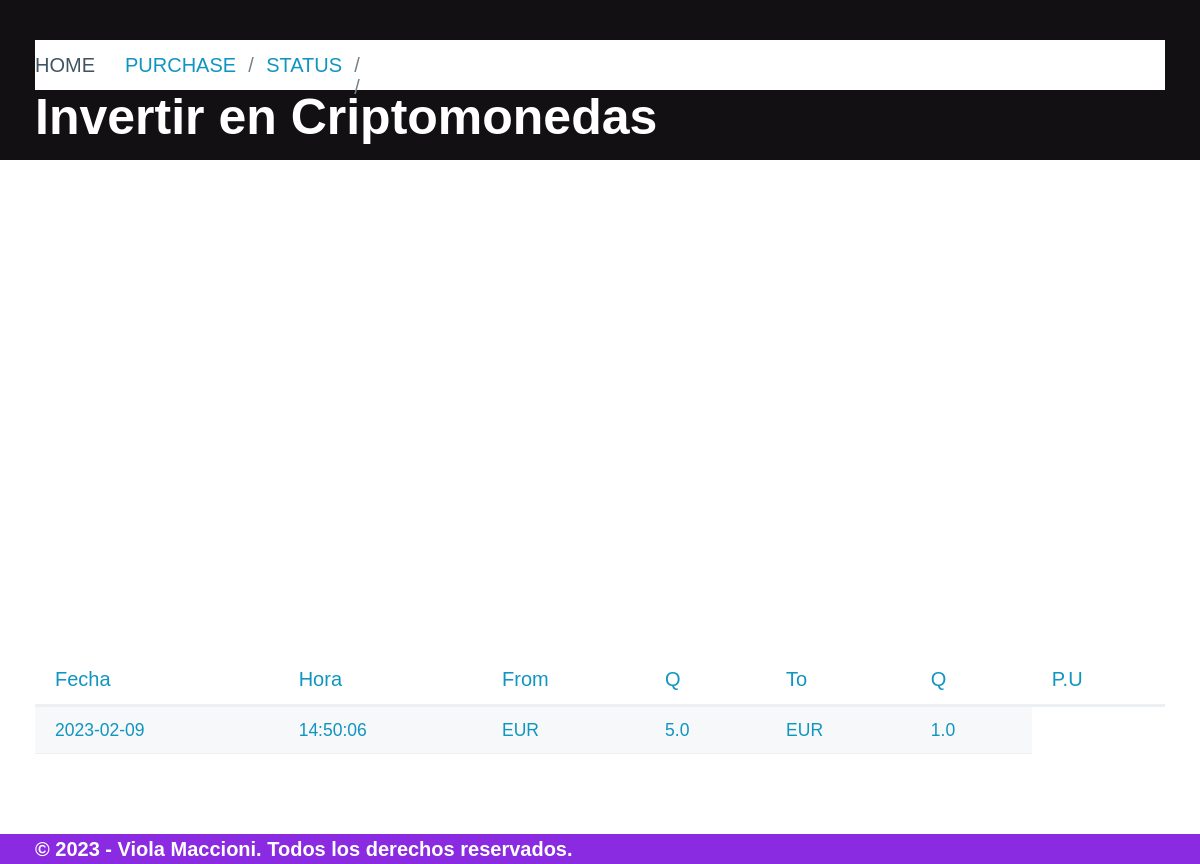
Before: / with the older database file.
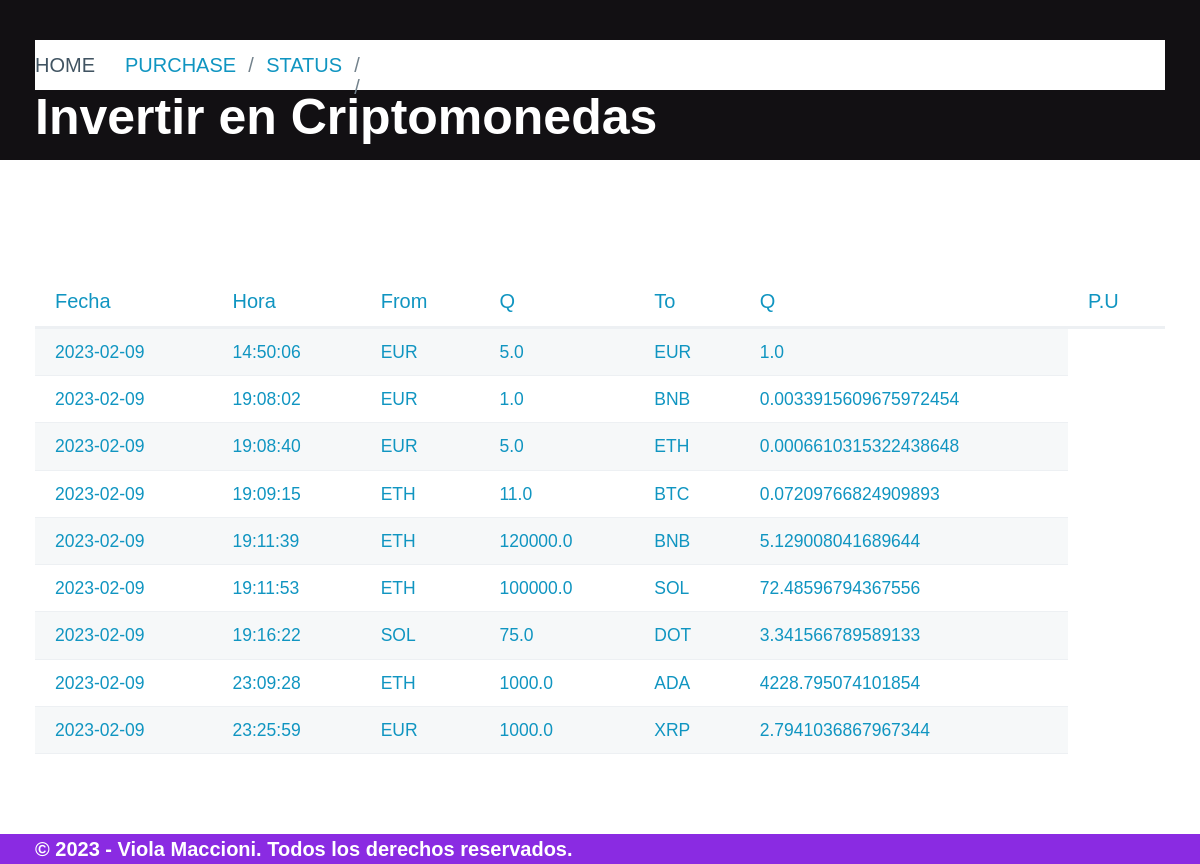
After: the same page with the newer database file.
### tables this page shows
CREATE TABLE "movements" (
	"id"	INTEGER,
	"date"	TEXT NOT NULL,
	"time"	TEXT NOT NULL,
	"moneda_from"	TEXT NOT NULL,
	"cantidad_from"	REAL NOT NULL,
	"moneda_to"	TEXT NOT NULL,
	"cantidad_to"	REAL NOT NULL,
	PRIMARY KEY("id" AUTOINCREMENT)
);

### registro_ig/routes.py (the view)
@app.route("/")#Home
def index():
    registros = select_all()#importo todo el registro
    return render_template("index.html", page ="Home", pageTitle="Home",data=registros)#data esta en index con jinja, y aqui creamos la variable asignandole la lista de diccionario data_mov

### registro_ig/models.py (called while the page is built)
def select_all():#importo todo lo que hay en el form sql a la pagina html
    connect = Conexion("select id,date,time,moneda_from,cantidad_from,moneda_to,cantidad_to from movements order by date;")
    columnas= connect.res.description#capturo los nombres de columnas
    filas = connect.res.fetchall()#capturo las filas de datos
    resultado= []#lista para guadar diccionario
    for fila in filas:
        dato={}#crear un diccionario para cada registro
        posicion=0#crear una posicion de columna para adjuntar y incrementar
        for campo in columnas:
            dato[campo[0]]=fila[posicion]#el campo columna es siempre en 0
            posicion += 1
        resultado.append(dato)
    connect.con.close()
    return resultado

### registro_ig/templates/index.html
{% extends "base.html" %}
{% block section %}
{% if data %}
<table role="grid">
    <thead>
        <tr>
            <th>Fecha</th>
            <th>Hora</th>
            <th>From</th>
            <th>Q</th>
            <th>To</th>
            <th>Q</th>
            <th>P.U</th>
        </tr>
    </thead>
    <tbody>
        <div class="div1">
            {% for movements in data %}
            <tr>
                <td>{{movements.date}}</td>
                <td>{{movements.time}}</td>
                <td>{{movements.moneda_from}}</td>
                <td>{{movements.cantidad_from}}</td>
                <td>{{movements.moneda_to}}</td>
                <td>{{movements.cantidad_to}}</td>
            </tr>
            {% endfor %}
        </div>
    </tbody>
</table>
{% else %}
<h3>No existen datos de movimientos...</h3>
{% endif %}
{% endblock %}

### registro_ig/templates/base.html (shortened to what this page needs)
<!DOCTYPE html>
<html lang="en">
<head>
    <link rel="stylesheet" href="/static/css/pico.css">
    <link rel="stylesheet" href="/static/css/styles.css">
</head>
<body>
    <header>
        <div class="container">
            Invertir en Criptomonedas
        </div>
    </header>
    <nav aria-label="breadcrumb" class="container">
        <ul class="container">
            {% if page == "Home" %}
            <li>Home</li>
            <li><a href="/purchase">Purchase</a></li>
            <li><a href="/status">Status<a></li>
            {% endif %}
        </ul>
    </nav>
    <section class="container">
        {% block section %}
        {% endblock %}
    </section>
    <footer>
        <div class="container">
            &copy; 2023 - Viola Maccioni. Todos los derechos reservados.
        </div>
    </footer>
</body>
</html>

### registro_ig/static/css/styles.css (style rules this page uses)
footer { background-color: var(--primary); color: var(--primary-inverse); font-size: 1.0em; font-weight: bold; background-color: blueviolet; }
header { background-color: var(--primary); color: var(--primary-inverse); font-size: 2.0em; font-weight: bold; background-color: rgb(18, 16, 19); font-size: 50px; }
body { min-height: 108vh; display: grid; grid-template-rows: auto 40px 1fr auto; margin: 1; background-color:white; font-family: Arial, Helvetica, sans-serif }
nav { background-color:white; min-width: 50px; height: 50px; color: black; text-size-adjust: 50px; text-transform: uppercase; text-align: left; }
tbody { top: 220px; }

Changed rows visible on the page:
added movements: date "2023-02-09", time "19:08:02", moneda_from "EUR", cantidad_from "1.0", moneda_to "BNB", cantidad_to "0.0033915609675972454"
added movements: date "2023-02-09", time "19:08:40", moneda_from "EUR", cantidad_from "5.0", moneda_to "ETH", cantidad_to "0.0006610315322438648"
added movements: date "2023-02-09", time "19:09:15", moneda_from "ETH", cantidad_from "11.0", moneda_to "BTC", cantidad_to "0.07209766824909893"
added movements: date "2023-02-09", time "19:11:39", moneda_from "ETH", cantidad_from "120000.0", moneda_to "BNB", cantidad_to "5.129008041689644"
added movements: date "2023-02-09", time "19:11:53", moneda_from "ETH", cantidad_from "100000.0", moneda_to "SOL", cantidad_to "72.48596794367556"
added movements: date "2023-02-09", time "19:16:22", moneda_from "SOL", cantidad_from "75.0", moneda_to "DOT", cantidad_to "3.341566789589133"
added movements: date "2023-02-09", time "23:09:28", moneda_from "ETH", cantidad_from "1000.0", moneda_to "ADA", cantidad_to "4228.795074101854"
added movements: date "2023-02-09", time "23:25:59", moneda_from "EUR", cantidad_from "1000.0", moneda_to "XRP", cantidad_to "2.7941036867967344"
